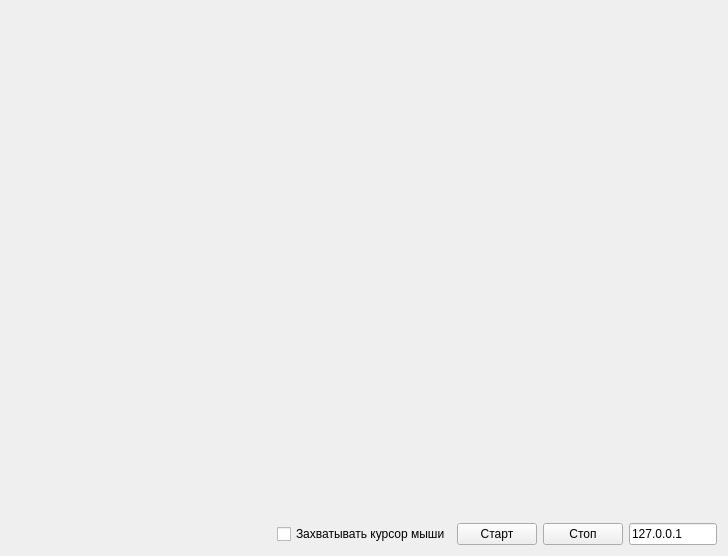
<?xml version="1.0" encoding="UTF-8"?>
<ui version="4.0">
 <class>RemoteControlClientWidget</class>
 <widget class="QWidget" name="RemoteControlClientWidget">
  <property name="geometry">
   <rect>
    <x>0</x>
    <y>0</y>
    <width>728</width>
    <height>556</height>
   </rect>
  </property>
  <property name="windowTitle">
   <string>Form</string>
  </property>
  <layout class="QVBoxLayout" name="verticalLayout" stretch="1,0">
   <item>
    <widget class="QLabel" name="viewLbl">
     <property name="text">
      <string/>
     </property>
     <property name="alignment">
      <set>Qt::AlignCenter</set>
     </property>
    </widget>
   </item>
   <item>
    <layout class="QHBoxLayout" name="horizontalLayout" stretch="6,0,0,0,2">
     <item>
      <spacer name="horizontalSpacer">
       <property name="orientation">
        <enum>Qt::Horizontal</enum>
       </property>
       <property name="sizeHint" stdset="0">
        <size>
         <width>40</width>
         <height>20</height>
        </size>
       </property>
      </spacer>
     </item>
     <item>
      <widget class="QCheckBox" name="captureCursorChkBox">
       <property name="text">
        <string>Захватывать курсор мыши</string>
       </property>
      </widget>
     </item>
     <item>
      <widget class="QPushButton" name="startBn">
       <property name="text">
        <string>Старт</string>
       </property>
      </widget>
     </item>
     <item>
      <widget class="QPushButton" name="stopBn">
       <property name="text">
        <string>Стоп</string>
       </property>
      </widget>
     </item>
     <item>
      <widget class="QLineEdit" name="ipEd">
       <property name="text">
        <string>127.0.0.1</string>
       </property>
      </widget>
     </item>
    </layout>
   </item>
  </layout>
 </widget>
 <resources/>
 <connections/>
</ui>
